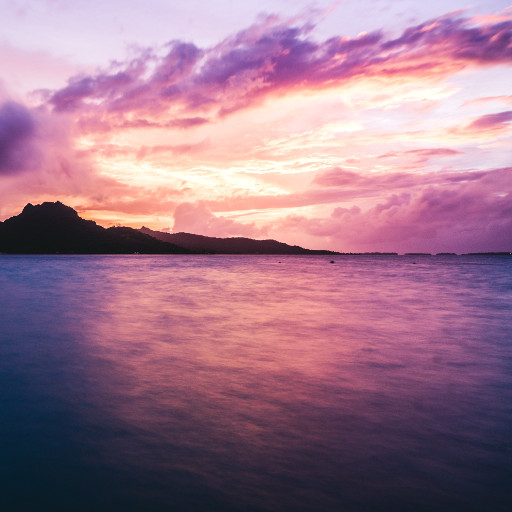
#> input picture images/sunsets/resized/sunset (6) crop.jpg, 512 x 512 px
$ jupyter execute --allow-errors SIFT_notebook.ipynb   (shell and % lines are left out)   (Python 2 division)
#> lines starting #> are read from the running program, lines starting #| are printed output that depends on the picture
[cell 1]
import matplotlib.pyplot as plt
import numpy as np
import cv2

np.set_printoptions(suppress=True)

# [11 lines left out: function show_colour_and_grey_image, not called in this run]

# show_colour_and_grey_image(1)
# show_colour_and_grey_image(8)

def gen_features(gray_img, alg):
    obj = cv2.xfeatures2d.SIFT_create()
    if(alg == "SURF"):
        obj = cv2.xfeatures2d.SURF_create()
    # kp is the keypoints
    #
    # desc is the SIFT descriptors, they're 128-dimensional vectors
    # that we can use for our final features
    kp, desc = obj.detectAndCompute(gray_img, None)
    return kp, desc

# [35 lines left out: functions show_features, show_matching_features, explain_keypoint, not called in this run]

def extract_kp_data(kp):
    return [kp.angle, kp.class_id, kp.octave, kp.pt[0], kp.pt[1], kp.response, kp.size]

def combine_kp_and_desc(kp, desc):
    kp_data = extract_kp_data(kp)
    return np.concatenate((kp_data, desc))

def readImagesCreateFeatures(num, readpath, savepath, alg, save):
    img_data_array = []
    if(alg == "Both"):
        num *= 2
    for i in range(num):
        algo = alg
        rpath = readpath
        spath = savepath
        if(alg == "Both"):
            if(i < num/2):
                algo = "SIFT"
                spath += "_SIFT"
            else:
                algo = "SURF"
                spath+= "_SURF"
        if((alg=="Both" and num>2) or (alg!="Both" and num > 1)):
            addNum = str(i+1)
            rpath += addNum + ").jpg"
            spath += "_" + addNum
        print(rpath)
        image = cv2.imread(rpath)
        grey = cv2.cvtColor(image, cv2.COLOR_BGR2GRAY)
        kp, desc = gen_features(grey, algo)
        if(num == 1):
            img_data_array = [image, grey, kp, desc]
        else:
            img_data_array.append([image, grey, kp, desc])
        if(save):
            np.save(spath, desc)
    return img_data_array

#> (a cell that did not finish here is left out)

#> (a cell that did not finish here is left out)

#> (a cell that did not finish here is left out)

#> (a cell that did not finish here is left out)

#> call 2 of readImagesCreateFeatures, with num = 1, alg = 'SURF', save = True
#> in readImagesCreateFeatures, image is the input picture: shape (512, 512, 3); mean B, G, R 139.8, 118.6, 158.3
#> in readImagesCreateFeatures (call 2), `grey = cv2.cvtColor(image, cv2.COLOR_BGR2GRAY)`:
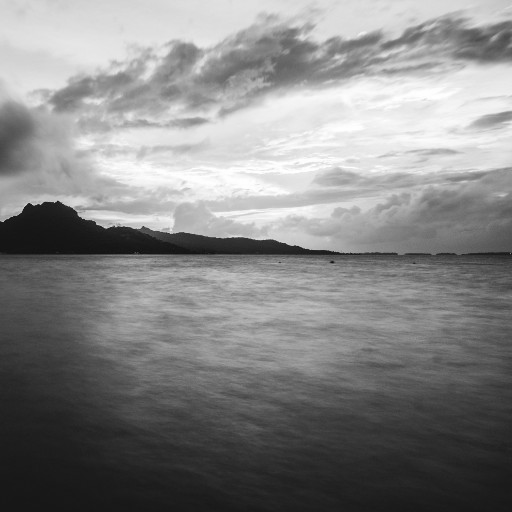
#> grey: shape (512, 512); min 13, max 255, mean 132.9
sunset_6_crop_SIFT = readImagesCreateFeatures(1, "../images/sunsets/resized/sunset (6) crop.jpg", "./numpy vectors/vectors/sunset_6_crop_SIFT", alg="SIFT", save=True)
show_matching_features(sunset_data_SURF[5], sunset_6_crop_SURF)
show_matching_features(sunset_data_SIFT[5], sunset_6_crop_SIFT)

#> (a cell that did not finish here is left out)

#> call 3 of readImagesCreateFeatures, with num = 1, readpath = '../images/dogs/resized/dog (7) crop.jpg', savepath = './numpy vectors/vectors/dog_6_crop', alg = 'Both', save = True
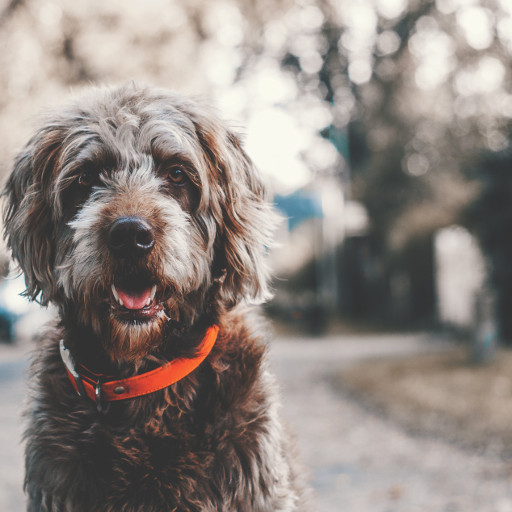
#> input picture images/dogs/resized/dog (7) crop.jpg, 512 x 512 px
#> in readImagesCreateFeatures, image is the input picture: shape (512, 512, 3); mean B, G, R 132.1, 137.4, 145.9
#> in readImagesCreateFeatures (call 3), `grey = cv2.cvtColor(image, cv2.COLOR_BGR2GRAY)`:
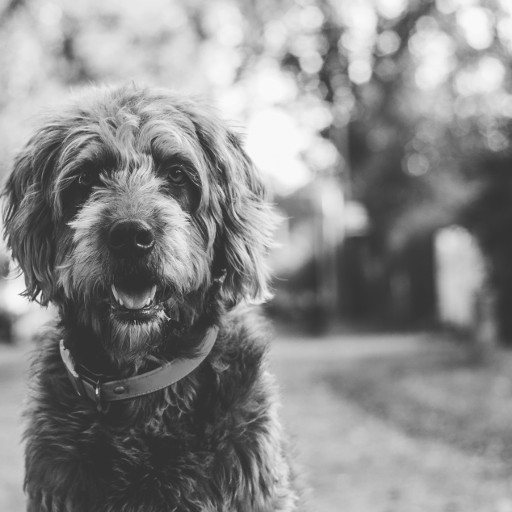
#> grey: shape (512, 512); min 38, max 252, mean 139.3
#> in gen_features (call 2), `kp, desc = obj.detectAndCompute(gray_img, None)`: kp = 910 keypoints; strongest (x, y, size): (459, 269, 36.9), (38, 297, 3.1), (290, 62, 13), (181, 254, 32.5)
